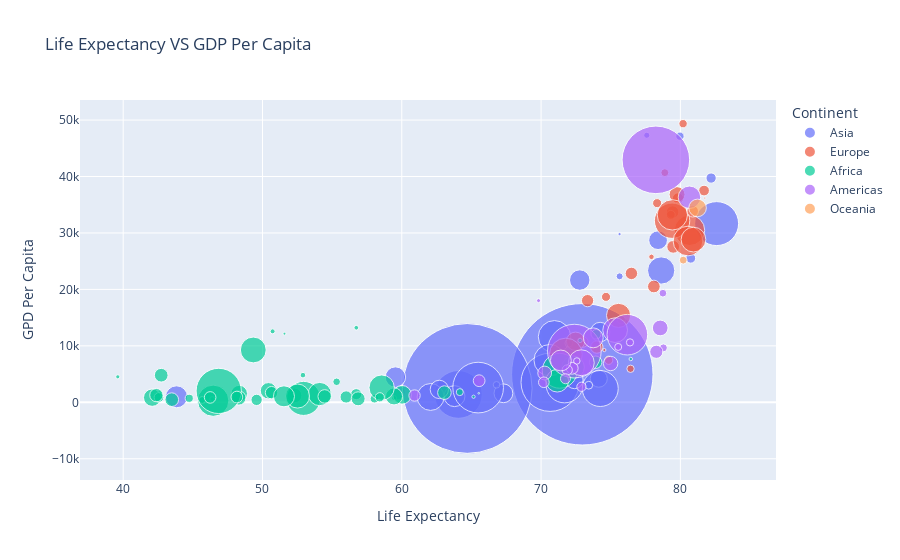

Write notebook code for a chart like this one.
### Markdown cell above
##### **The `size` and `size_max` Parameter**
Now, lets increase our point size on the basis of `pop` column, i.e., population.

### Code cell
labels = {
    'lifeExp':'Life Expectancy',
    'gdpPercap':'GPD Per Capita',
    'continent': 'Continent',
    'pop': 'Population'
}
px.scatter(data_frame=gap_filtered_df, x='lifeExp', y='gdpPercap',
           title='Life Expectancy VS GDP Per Capita', labels=labels,
           color='continent', size='pop', size_max=100)
